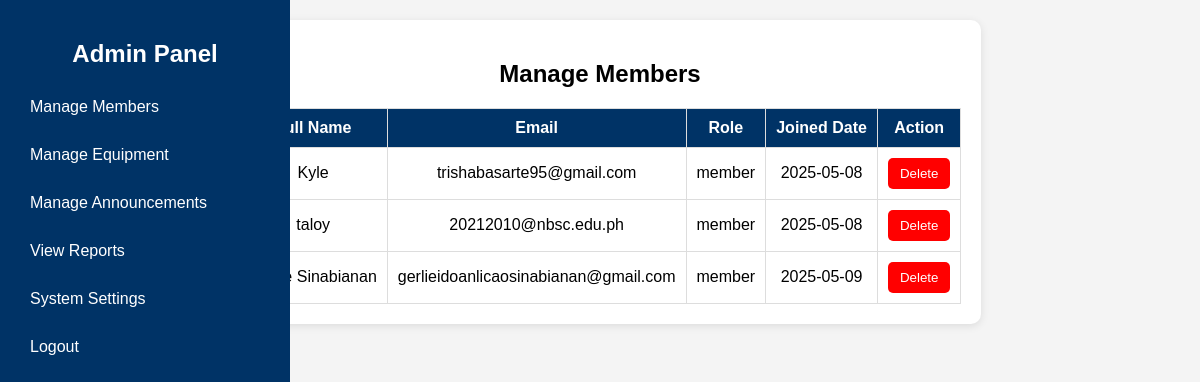
Page /manage_members.php (signed in) on the earlier database version.
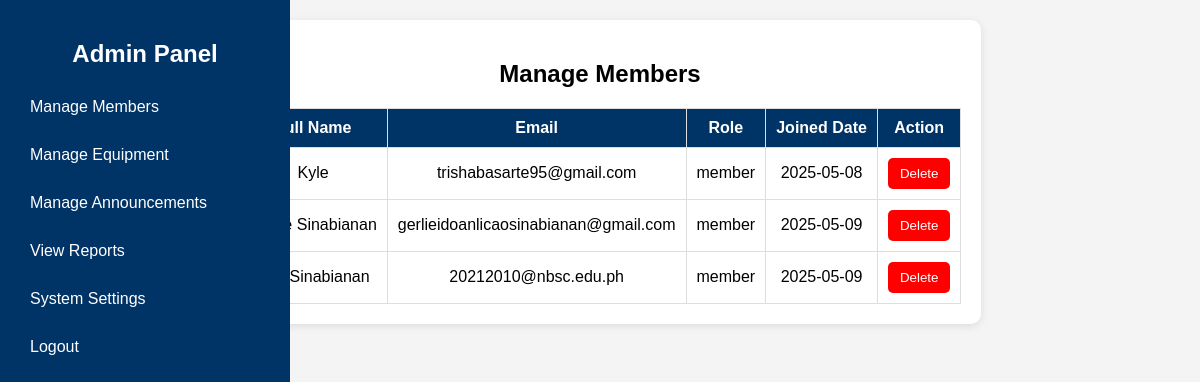
Same page on the later database version.
### tables this page shows
CREATE TABLE `members` (
  `member_id` int(11) NOT NULL,
  `user_id` int(11) NOT NULL,
  `full_name` varchar(100) NOT NULL,
  `email` varchar(100) NOT NULL,
  `joined_date` date DEFAULT NULL,
  `password` varchar(255) NOT NULL,
  `role` enum('admin','member') DEFAULT 'member'
);

### manage_members.php (the view, shortened to what this page needs)
<?php
include 'db_connect.php';
$query = "SELECT user_id, full_name, email, role, joined_date FROM members";
$result = $conn->query($query);
?>
<!DOCTYPE html>
<html lang="en">
<head>
</head>
<body>
<div class="sidebar">
    <h2>Admin Panel</h2>
    <a href="manage_members.php">Manage Members</a>
    <a href="manage_equipment.php">Manage Equipment</a>
    <a href="post_announcements.php">Manage Announcements</a>
    <a href="view_reports.php">View Reports</a>
    <a href="settings.php">System Settings</a>
    <a href="logout.php">Logout</a>
</div>
<div class="container">
    <h2>Manage Members</h2>
    <table>
        <tr>
            <th>Full Name</th>
            <th>Email</th>
            <th>Role</th>
            <th>Joined Date</th>
            <th>Action</th>
        </tr>
        <?php while ($row = $result->fetch_assoc()): ?>
            <tr>
                <td><?= htmlspecialchars($row['full_name']); ?></td>
                <td><?= htmlspecialchars($row['email']); ?></td>
                <td><?= htmlspecialchars($row['role']); ?></td>
                <td><?= htmlspecialchars($row['joined_date']); ?></td>
                <td>
                    <form method="POST" onsubmit="return confirmDelete()">
                        <button type="submit" class="delete-btn">Delete</button>
                    </form>
                </td>
            </tr>
        <?php endwhile; ?>
    </table>
</div>
</body>
</html>

### manage_members.php (style rules this page uses)
body { margin: 0; font-family: Arial, sans-serif; background: #f4f4f4; padding: 20px; display: flex; }
.sidebar { width: 250px; background: #003366; color: white; padding: 20px; height: 100vh; position: fixed; left: 0; top: 0; }
.sidebar a { display: block; color: white; text-decoration: none; padding: 10px; border-radius: 5px; margin-bottom: 10px; }
.container { max-width: 800px; margin: auto; padding-left: 270px; background: white; padding: 20px; border-radius: 10px; box-shadow: 0 2px 8px rgba(0,0,0,0.1); }
h2 { text-align: center; }
table { width: 100%; border-collapse: collapse; margin-top: 20px; }
th, td { padding: 10px; border: 1px solid #ddd; text-align: center; }
th { background: #003366; color: white; }
.delete-btn { background: red; color: white; border: none; padding: 8px 12px; cursor: pointer; border-radius: 5px; }

Differences in the rows shown:
removed members: full_name "taloy", email "20212010@nbsc.edu.ph", role "member", joined_date "2025-05-08"
added members: full_name "Rey Sinabianan", email "20212010@nbsc.edu.ph", role "member", joined_date "2025-05-09"
